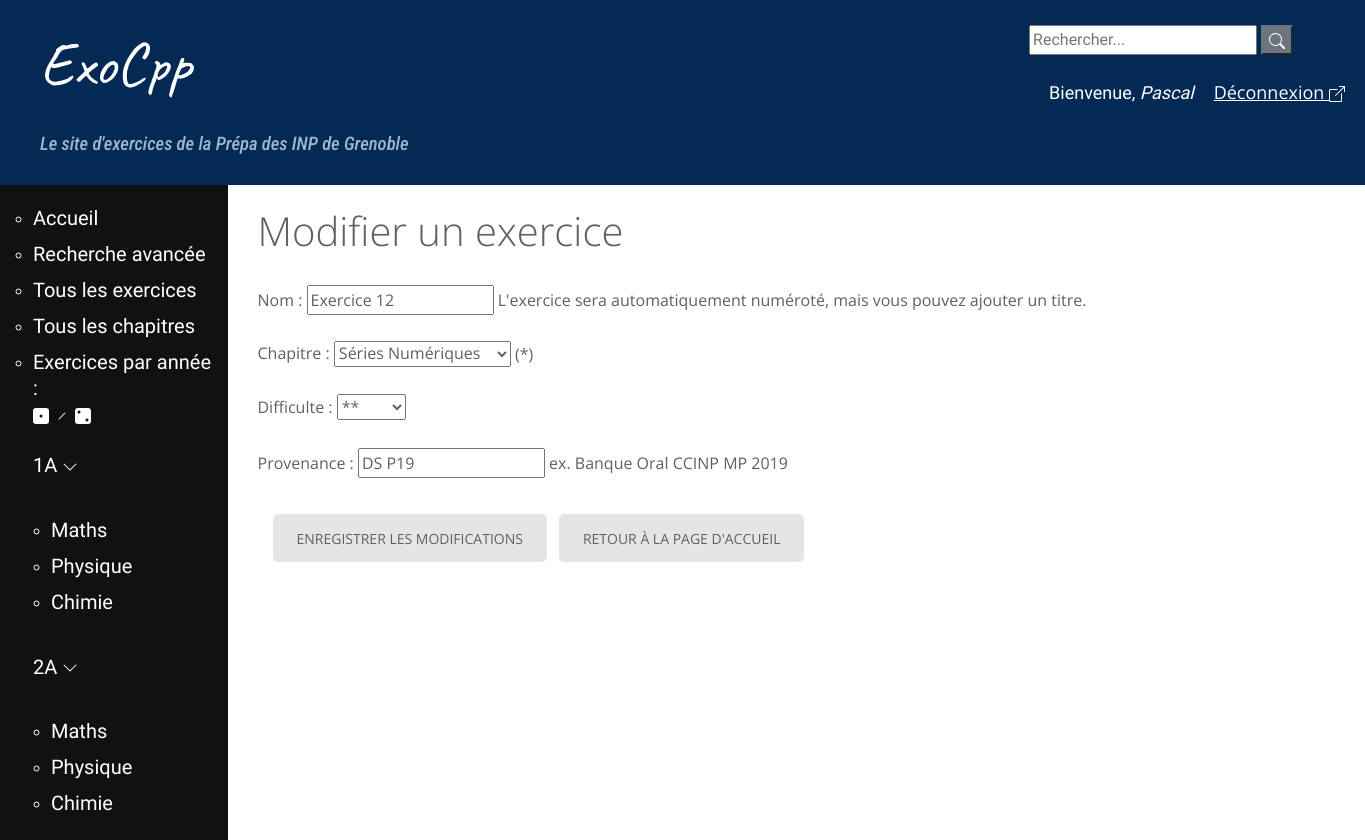
The page /edit_ex/2 (signed in) on the database its author committed.
### exo/models.py (models this page shows, shortened)
class Exercice(models.Model):
    nom = models.CharField(max_length=200, null=True, blank=True)
    tags = TaggableManager()
    difficulte = models.IntegerField(null=True, blank=True, choices = ((1, '*'), (2, '**'),
        (3, '***')))
    chapitre = models.ForeignKey(Chapitre, on_delete = models.CASCADE)
    provenance = models.CharField(max_length=200, default='', null=True, blank=True)
    numero = models.IntegerField(default=1)

class Chapitre(models.Model):
    annee = models.CharField(max_length=2, choices = [('1A', 'Première année'),
        ('2A', 'Deuxième année')])
    matiere = models.CharField(max_length=40, choices = MATIERES)
    nom = models.CharField(max_length=200, null=False, unique=True)
    numero = models.IntegerField(null=True, error_messages={"invalid_choice" : "Ce numéro de chapitre existe déjà."},
        help_text="Vous pouvez numéroter le chapitre/module \
        pour permettre un classement dans l'ordre du programme (recommandé, \
        la valeur par défaut est 1)", default=1, unique=True)
    def __str__(self):
        return self.nom #+ ' (' + self.matiere + ')'

### exo/decorators.py (the view)
		def wrapper_func(request, *args, **kwargs):
			group = None
			if request.user.groups.exists():
				group = request.user.groups.all()[0].name
			if group in allowed_roles:
				return view_func(request, *args, **kwargs)
			else:
				return redirect('interdit')

### exo/forms.py
class ExerciceForm(forms.ModelForm):
    class Meta:
        model = Exercice
        fields = ['nom', 'chapitre', 'tags', 'difficulte', 'provenance']
        help_texts = {
        	'nom' : 'L\'exercice sera automatiquement numéroté, mais vous \
        		pouvez ajouter un titre.',
        	'chapitre'  : '(*)',
            'tags': '(*) Mots-clés séparés par des virgules: ex. maths, matrices...',
            'provenance': 'ex. Banque Oral CCINP MP 2019'
        }

### exo/views.py (called while the page is built)
@login_required(login_url='login')
@allowed_users(allowed_roles=['admin', 'prof'])
def exercice_edit(request, exercice_id):
	exercice = get_object_or_404(Exercice, pk=exercice_id)
	if request.method == "POST":
		form = ExerciceForm(request.POST, instance=exercice)
		if form.is_valid():
			exercice = form.save(commit=False)
			exercice.save()
			form.save_m2m()
			return redirect('exercice-details', exercice_id = exercice.pk)
	else:
		form = ExerciceForm(instance=exercice)
	return render(request, 'exo/edit_ex.html', {'form': form})

### exo/templates/exo/edit_ex.html (shortened to what this page needs)
{% extends 'base_generic.html' %}
{% block content %}
  <h1>Modifier un exercice</h1>
  <form method="post" enctype="multipart/form-data">
    {{ form.as_p }}
    <div class="col-12">
    <button type="submit" class="btn btn-warning">Enregistrer les modifications</button>
    <a href="{% url 'home' %}" class="btn btn-outline-secondary btn-sm">Retour à la page d'accueil</a>
  </div>
  </form>
{% endblock %}

### exo/templates/base_generic.html (shortened to what this page needs)
{% load static %}
<!DOCTYPE html>
<html lang="en">
<head>
  <link rel="stylesheet" href="https://stackpath.bootstrapcdn.com/bootstrap/4.1.3/css/bootstrap.min.css">
  <link rel="stylesheet" href="{% static 'css/styles.css' %}">
  <link rel="stylesheet" href="https://use.fontawesome.com/releases/v5.6.1/css/all.css">
<link rel='stylesheet' id='pretty-checkbx-css'  href='https://cdn.jsdelivr.net/npm/pretty-checkbox@3.0/dist/pretty-checkbox.min.css?ver=5.4.4' type='text/css' media='all' />
<link rel="stylesheet" type="text/css" href="{% static 'css/styles2.css' %}"/>
</head>
<body>
<div id="page">
<div id="bloc principal">
  <div class="page-header">
      <div class="wrapper col1">
        <div id="topbar">
          <div id="search">
            <form class="search" method=POST action="{% url 'search-chap' %}">
              <input class="barre-recherche" type="search" placeholder="Rechercher..." aria-label="Recherche" name="searched">
              <button class="btn-secondary" type="submit">{% include './exo/icons/search.svg'%}</button>
            </form>
            <br/>
            <span class="hello-msg">Bienvenue, <em>{{ request.user }}</em><a href="{% url 'logout' %}" class="hello-msg">Déconnexion {% include './exo/icons/box-arrow-up-right.svg'%}</a></span>
          </div>
        </div>
      </div>
      <div class="titre">
      <h1><a href="/">ExoCpp</a></h1>
      <h5>Le site d'exercices de la Prépa des INP de Grenoble</h5>
      </div>
  </div>
  <div class="container-fluid">
    <div class="row">
          <div class="col-sm-2">
          {% block sidebar %}
          <ul class="puces-navbar">
              <li><h4><a href="{% url 'home' %}">Accueil</a></h4></li>
              <li><h4><a href="{% url 'exercice_filtres' %}">Recherche avancée</a></h4></li>
              <li><h4><a href="{% url 'exercices' %}">Tous les exercices</a></h4></li>
              <li><h4><a href="{% url 'chapitres' %}">Tous les chapitres</a></h4></li>
              <li><h4><a href="#">Exercices par année :</a><br/><a href="{% url '1A' %}">{% include './exo/icons/dice-1-fill.svg' %}</a> {% include './exo/icons/slash.svg' %} <a href="{% url '2A' %}">{% include './exo/icons/dice-2-fill.svg' %}</a></h4></li>
          {% endblock %}
          <div id="menu">
    <h4><a href="{% url '1A' %}">1A {% include './exo/icons/chevron-down.svg' %}</a></h4><br/>
    <ul class="puces-navbar">
        <li><h4><a href="{% url '1A-maths' %}">Maths</a></h4></li>
        <li><h4><a href="{% url '1A-physique' %}">Physique</a></h4></li>
        <li><h4><a href="{% url '1A-chimie' %}">Chimie</a></h4></li>
    </ul>
    <br/>
    <h4><a href="{% url '2A' %}">2A {% include './exo/icons/chevron-down.svg' %}</a></h4><br/>
    <ul class="puces-navbar">
        <li><h4><a href="{% url '2A-maths' %}">Maths</a></h4></li>
        <li><h4><a href="{% url '2A-physique' %}">Physique</a></h4></li>
        <li><h4><a href="{% url '2A-chimie' %}">Chimie</a></h4></li>
    </ul>
</div>
</ul>
      </div>
         <div class="col-sm-10">
            <div class="container">
              {% block content %}
              {% endblock %}
            </div>
            <br/>
            <br/>
         </div>
    </div>
  </div>
</div>
</div>
</body>
</html>

### exo/static/css/styles.css (style rules this page uses)
#menu { padding-top: 15px; margin-bottom: 0px; }
.page-header { height: 10%; min-height: 60px; background-color: #032955; margin-top: 0; padding: 10px 20px 25px 40px; }
.page-header h1, .page-header h1 a, .page-header h1 a:visited, .page-header h1 a:active { color: #ffffff; font-size: 54pt; text-decoration: none; }
h1 a, h2 a { color: #FFFFFF; font-family: 'Caveat', cursive; }
.page-header h5 { color: #A0B5CE; font-family: 'Caveat', cursive; }
h5 { color: #A0B5CE; font-size: 18pt; }
h4 a { color: #FFFFFF; font-family: 'Cuprum', sans-serif; }
.col-sm-2 { background-color: #111; padding-top: 20px }
.col-sm-2 h4, .col-sm-2 h4 a { color: #FFFFFF; font-size: 15pt; text-decoration: none; margin-bottom:10px; font-weight:400; font-style:normal; text-transform:none }
#topbar #search { height:45px; padding:15px 0;display:block; float:right; }
.puces-navbar { list-style: circle; color: white; }
.titre h1 a { color: #FFFFFF; font-size: 46pt; text-decoration: none; font-weight:400; font-style:normal; text-transform:none }
.titre h5 { font-size: 14pt; text-decoration: none; margin-bottom:4px; font-weight:500; font-style:italic; text-transform:none; font-family: 'Roboto Condensed', sans-serif; }
html, body { height: 100% }
#page { min-height: 100%; position: relative; }
.col-sm-10 { padding-top: 20px; }
.container-fluid { margin-left: 100px; }

### exo/templates/base_generic.html (style rules this page uses)
a, a:hover { color: #20513f; }
h1, h2, h3, h4, h5, h6, .h1, .h2, .product-info .product_title, .product-info .price, .h3, .h4, .h5, .h6 { font-family: 'Open Sans', Helvetica, Arial, sans-serif; }
p { font-family: 'Open Sans', Helvetica, Arial, sans-serif; }
a { font-family: 'Open Sans', Helvetica, Arial, sans-serif; }
.btn, .back-btn, .btn-primary, .add-to-cart em, .add-to-cart, .done-btn, .search-btn, .single-post article label+input[type="submit"], .single_add_to_cart_button,.button { font-family: 'Open Sans', Helvetica, Arial, sans-serif; }
.hello-msg { font-size: 18px; color: #fff; margin-left: 20px; }

### rows shown on the page
Exercice: nom "Exercice 12", chapitre "Séries Numériques", difficulte "**", provenance "DS P19"

### other values the page prints
{{ request.user }} "Pascal"
